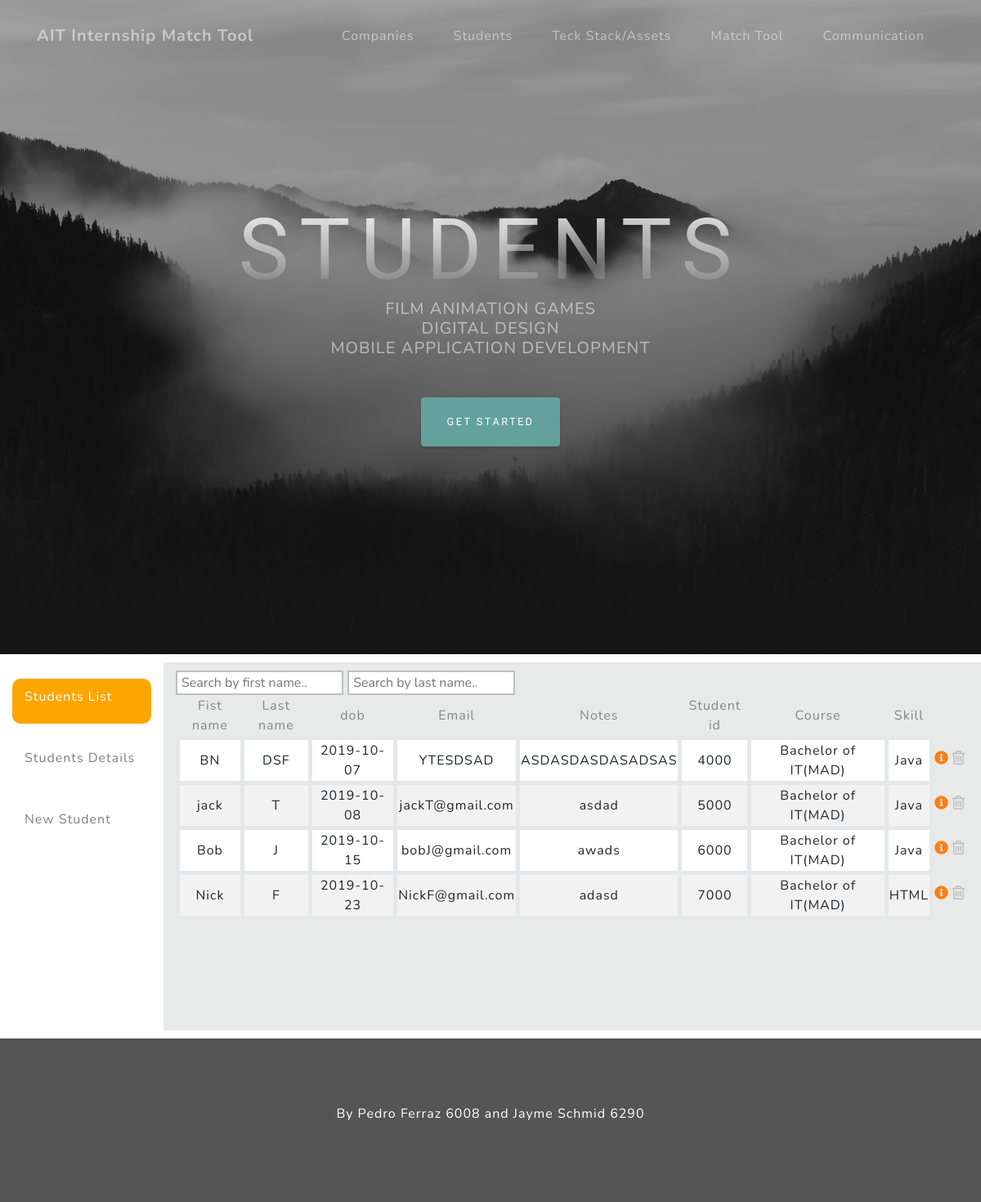
/Students.php, run on the app's committed database.
### tables this page shows
CREATE TABLE `students` (
  `s_id` int(11) NOT NULL,
  `first_name` varchar(300) NOT NULL,
  `last_name` varchar(300) NOT NULL,
  `dob` date NOT NULL,
  `email` varchar(300) NOT NULL,
  `notes` varchar(300) NOT NULL,
  `student_id` varchar(300) NOT NULL,
  `courses` varchar(300) DEFAULT NULL,
  `Skill` varchar(300) NOT NULL
);

### Students.php (the view, shortened to what this page needs)
<?php
if (session_id() == '' || !isset($_SESSION)) {
    $servername = "localhost";
    $username = "root";
    $password = "";
$dbname = "internshipdatabase";
    try{
    $conn = new mysqli($servername, $username, $password, $dbname);
$sql = "SELECT s_id,first_name,last_name,dob,email,notes,student_id FROM students";
}
    catch(PDOException $e){
    echo $sql . "<br>" . $e->getMessage();
}
}
 else {
    echo "0 results";
}
?>
<!DOCTYPE html>
<html lang="en">
    <head>
        <link rel="stylesheet" href="https://maxcdn.bootstrapcdn.com/bootstrap/4.3.1/css/bootstrap.min.css">
        <link rel="stylesheet" type="text/css" href="Styles.css">
  <link href="vendor/bootstrap/css/bootstrap.min.css" rel="stylesheet">
  <link href="vendor/fontawesome-free/css/all.min.css" rel="stylesheet">
  <link href="css/grayscale.min.css" rel="stylesheet">
    </head>
    <?php include('navigation.php'); ?>
  <header class="masthead">
    <div class="container d-flex h-100 align-items-center">
      <div class="mx-auto text-center">
        <h1 class="mx-auto my-0 text-uppercase">Students</h1>
        <h2 class="text-white-50 mx-auto mt-2 mb-5">FILM ANIMATION GAMES<br>DIGITAL DESIGN <br>MOBILE APPLICATION DEVELOPMENT</h2>
        <a href="#about" class="btn btn-primary js-scroll-trigger">Get Started</a>
      </div>
    </div>
  </header>
    <div class="container-fluid text-center">
        <div class="row content">
            <div class="col-sm-2 sidenav">
                <a class="text">
                    <div class="well1">
                        <p class="t2">Students List</p>
                    </div>
                </a>
                <a class="text" href="Students_details.php">
                    <div class="well2">
                        <p class="t2">Students Details </p>
                    </div>
                </a>
                <a class="text" href="Students_new.php">
                    <div class="well2">
                        <p class="t2">New Student</p>
                    </div>
                </a>
            </div>
            <div class="col-sm-10 text-left content">
                <input type="text" id="myInput" onkeyup="myFunction()" placeholder="Search by first name.."
                    title="Type in a name">
                <input type="text" id="myInput1" onkeyup="myFunction2()" placeholder="Search by last name.."
                    title="Type in a name">
                <table id="myTable" style="width:100%">
                    <tr class="rowhead">
                        <th class="colhead">Fist name</th>
                        <th class="colhead">Last name</th>
                        <th class="colhead">dob</th>
                        <th class="colhead">Email</th>
                        <th class="colhead">Notes</th>
                        <th class="colhead">Student id</th>
                        <th class="colhead">Course</th>
                        <th class="colhead">Skill</th>
                        <th class="colhead"></th>
                    </tr>
                    <?php
    $sql = "SELECT * FROM students";
$result = $conn->query($sql);
    while($row = $result->fetch_assoc()) {
         ?>
                    <tr class="info-row">
                        <td class="colhead1"><?php echo $row["first_name"];?>
                        </td>
                        <td class="colhead1">
                            <?php echo $row["last_name"];?></td>
                        <td class="colhead1">
                            <?php echo $row["dob"];?></td>
                        <td class="colhead1">
                            <?php echo $row["email"];?></td>
                        <td class="colhead1">
                            <?php echo $row["notes"];?></td>
                        <td class="colhead1">
                            <?php echo $row["student_id"];?></td>
                        <td class="colhead1">
                            <?php echo $row["courses"];?></td>
                        <td class="colhead1">
                            <?php echo $row["Skill"];?></td>
                        <td>
                            <form action="Students_details_ap.php" method=post>
                                <input class="infoBtn" type="image" src=".\images\info-circle-solid.svg" alt="submit"
                                    fill="orange" value="More details" width="17" height="17">
                            </form>
                        </td>
                         <td>
                            <form action="Students_drop.php" method=post>
                               <input type="image" src=".\images\trash.svg" alt="submit" value="delete" width="17" height="17">
                            </form>
                        </td>
                    </tr>
                    <?php } ?>
                </table>
            </div>
        </div>
    </div>
    <footer id="sticky-footer" class="footer12">
        <div class="container text-center">
            <P>By Pedro Ferraz 6008 and Jayme Schmid 6290</P>
        </div>
    </footer>
    </body>
</html>

### Styles.css (style rules this page uses)
.row.content { height: 450px }
.sidenav { padding-top: 20px; background-color: #f1f1f1; height: 100%; }
footer { background-color: #555; color: white; padding: 15px; }
.footer12 { margin-top: 10px; }
.t2 { padding-top: 5px; padding-left: 10px; }
.well1 { min-height:18px; padding:5px; margin-bottom:20px; text-align:left; background-color:orange; border-radius:10px; color: white; }
.well2 { min-height:18px; padding:5px; margin-bottom:20px; text-align:left; background-color:white; border-radius:10px; color: grey; }
.colhead { text-align: center; color: #848688; font-weight: normal; }
#myInput, #myInput1, #mySelect1, #mySelect { border-style: solid; border-color: #BDBFC1; border-width: 2px; padding-left: 5px; }
.colhead1, .colhead2 { text-align: center; border-style: solid; border-color: #E6E7E8; border-width: 5px; }
tr:nth-child(even) .colhead1 { background-color: white; }
tr:nth-child(odd) .colhead1 { background-color: #f2f2f2; }
.content { background-color: #e8e9e9; margin-top: 10px; }
.sidenav { background-color: white; }
.text { color: grey; }

### data on the page
students: first_name "BN", last_name "DSF", dob "2019-10-07", email "YTESDSAD", notes "ASDASDASDASADSAS", student "4000", courses "Bachelor of IT(MAD)", Skill "Java"
students: first_name "jack", last_name "T", dob "2019-10-08", email "jackT@gmail.com", notes "asdad", student "5000", courses "Bachelor of IT(MAD)", Skill "Java"
students: first_name "Bob", last_name "J", dob "2019-10-15", email "bobJ@gmail.com", notes "awads", student "6000", courses "Bachelor of IT(MAD)", Skill "Java"
students: first_name "Nick", last_name "F", dob "2019-10-23", email "NickF@gmail.com", notes "adasd", student "7000", courses "Bachelor of IT(MAD)", Skill "HTML"
